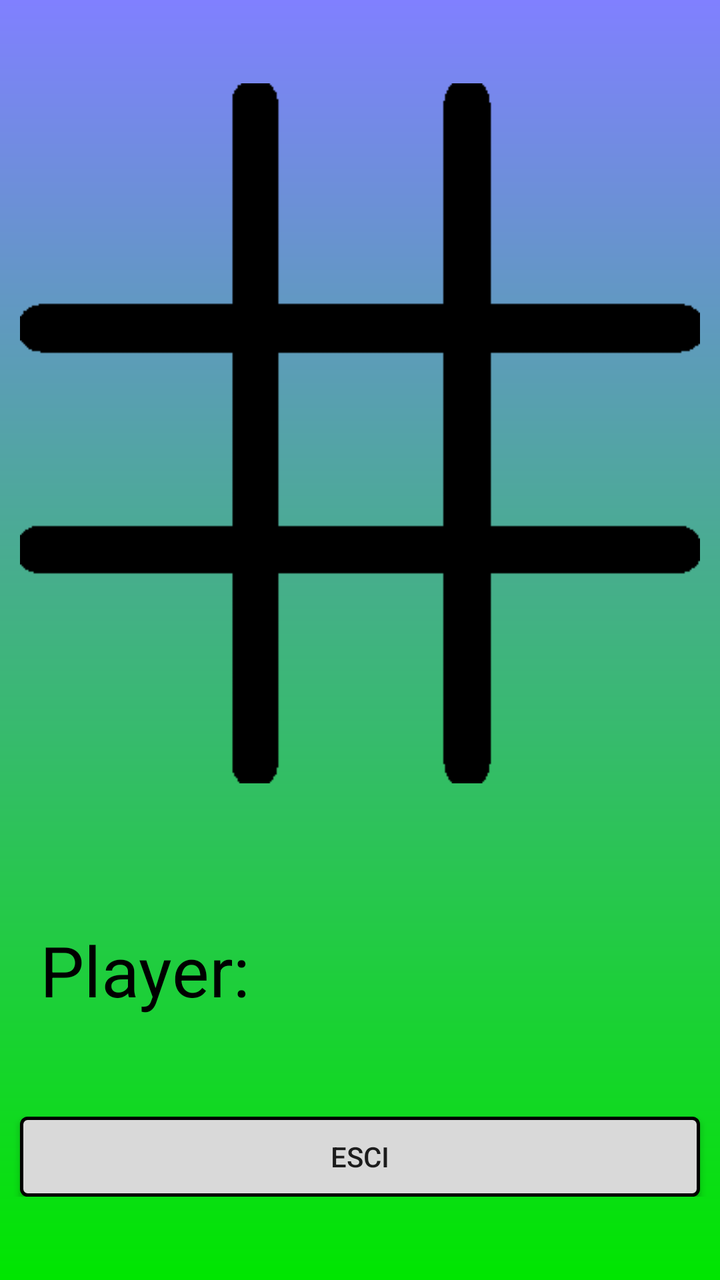
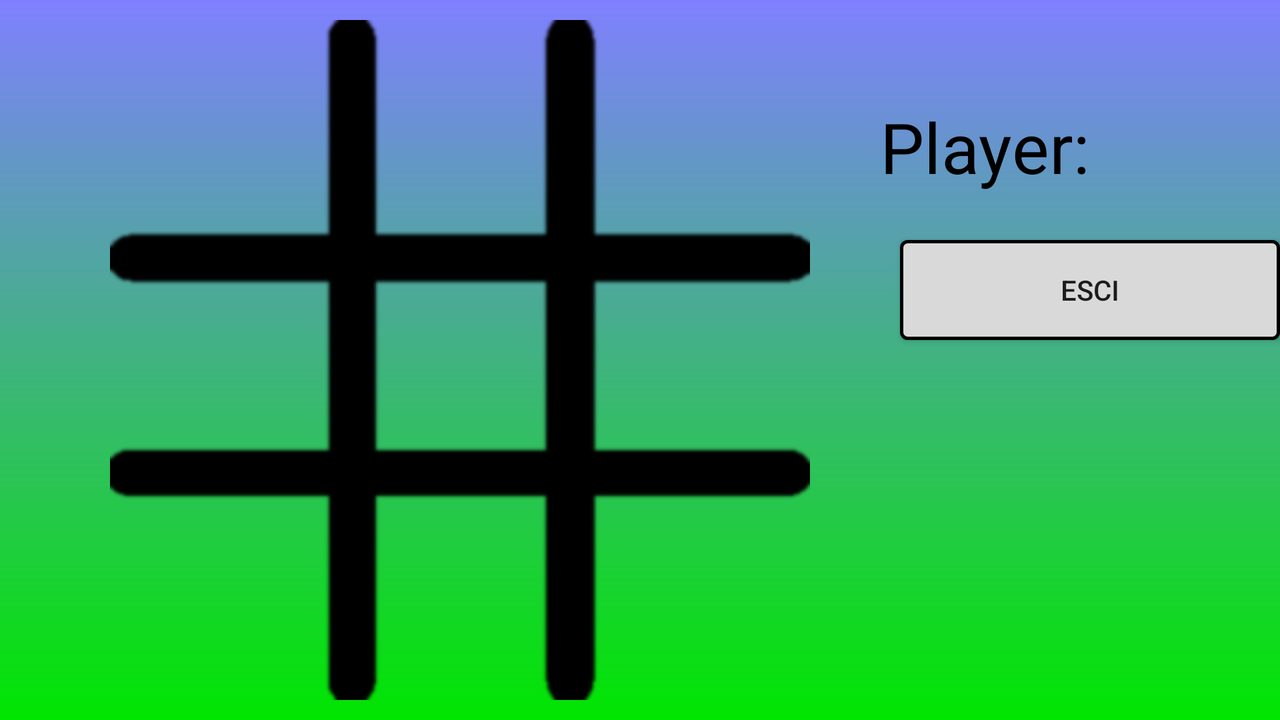

The same Android screen from two of the app's own layout files: first res/layout/ as a phone draws it, then the author's variant for another configuration, drawn on a device whose configuration selects that folder. Both files follow.
<!-- AndroidManifest.xml: application theme AppTheme.Launcher -->
<!-- res/layout/activity_gioco.xml -->
<android.support.design.widget.CoordinatorLayout xmlns:android="http://schemas.android.com/apk/res/android"
    android:layout_width="match_parent"
    android:layout_height="match_parent"
    android:background="@drawable/gradiente"
    android:orientation="vertical">
<RelativeLayout
    android:layout_width="wrap_content"
    android:layout_gravity="center"
    android:layout_height="wrap_content">
    <ImageView
        android:id="@+id/testfoto"
        android:layout_width="wrap_content"
        android:layout_height="wrap_content"
        android:layout_marginTop="400dp" />

    <GridLayout
        android:layout_width="350dp"
        android:layout_height="350dp"
        android:background="@drawable/fotoverticale"
        android:columnCount="3"
        android:layout_marginStart="10dp"
        android:layout_marginEnd="10dp"
        android:orientation="horizontal"
        android:rowCount="3">

        <Button
            android:id="@+id/Bottone1"
            android:layout_width="85dp"
            android:layout_height="85dp"
            android:layout_marginTop="15dp"
            android:layout_marginStart="15dp"
            android:background="#0000" />

        <Button
            android:id="@+id/Bottone2"
            android:layout_width="80dp"
            android:layout_height="80dp"
            android:layout_marginTop="15dp"
            android:layout_marginStart="27dp"
            android:background="#0000" />

        <Button
            android:id="@+id/Bottone3"
            android:layout_width="85dp"
            android:layout_height="85dp"
            android:layout_marginTop="15dp"
            android:background="#0000"
            android:layout_marginStart="30dp"
            />

        <Button
            android:id="@+id/Bottone4"
            android:layout_width="80dp"
            android:layout_height="80dp"
            android:layout_marginTop="38dp"
            android:layout_marginStart="23dp"
            android:background="#0000"
            />

        <Button
            android:id="@+id/Bottone5"
            android:layout_width="80dp"
            android:layout_height="80dp"
            android:layout_marginTop="38dp"
            android:layout_marginStart="28dp"
            android:background="#0000"
            />

        <Button
            android:id="@+id/Bottone6"
            android:layout_width="80dp"
            android:layout_height="80dp"
            android:layout_marginTop="38dp"
            android:layout_marginStart="30dp"
            android:background="#0000"
            />

        <Button
            android:id="@+id/Bottone7"
            android:layout_width="80dp"
            android:layout_height="80dp"
            android:layout_marginTop="30dp"
            android:layout_marginStart="23dp"
            android:background="#0000"
            />

        <Button
            android:id="@+id/Bottone8"
            android:layout_width="80dp"
            android:layout_height="80dp"
            android:layout_rowSpan="1"
            android:layout_columnSpan="1"
            android:layout_marginTop="30dp"
            android:layout_marginLeft="28dp"
            android:background="#0000"
            />

        <Button
            android:id="@+id/Bottone9"
            android:layout_width="80dp"
            android:layout_height="80dp"
            android:layout_rowSpan="1"
            android:layout_columnSpan="1"
            android:layout_marginTop="30dp"
            android:layout_marginStart="30dp"
            android:background="#0000"
            />


    </GridLayout>

    <TextView
        android:layout_width="wrap_content"
        android:layout_height="wrap_content"
        android:layout_marginTop="420dp"
        android:layout_marginLeft="20dp"
        android:text="@string/tNomeplayer"

        android:textColor="#000000"
        android:textSize="35dp" />

    <TextView
        android:id="@+id/Nomeplayersingolo"
        android:layout_width="wrap_content"
        android:layout_height="wrap_content"
        android:layout_marginStart="140dp"
        android:layout_marginTop="420dp"
        android:textColor="#000000"
        android:textSize="35dp"
        android:textStyle="bold" />
    <Button
        android:id="@+id/BottoneIndietroComputer"
        android:layout_width="fill_parent"
        android:layout_marginRight="10dp"
        android:layout_marginLeft="10dp"
        android:gravity="center"
        android:text="Esci"
        android:layout_height="40dp"
        android:layout_below="@id/Nomeplayersingolo"
        android:layout_marginTop="50dp"
        android:background="@drawable/border_button"


        />
</RelativeLayout>

</android.support.design.widget.CoordinatorLayout>
<!-- resources referenced by this layout -->
<resources>
  <!-- drawable border_button (drawable) -->
  <?xml version="1.0" encoding="utf-8"?>
  <shape xmlns:android="http://schemas.android.com/apk/res/android"
      android:shape="rectangle">
      <solid android:color="#d9d9d9"
          ></solid>
      <corners android:radius="3dp" />
      <stroke android:width="5px" android:color="#000000" />
  </shape>
  <!-- drawable fotoverticale: png bitmap (drawable, 6323 bytes) -->
  <!-- drawable gradiente (drawable) -->
  <?xml version="1.0" encoding="utf-8"?>
  <shape xmlns:android="http://schemas.android.com/apk/res/android">
      <gradient
          android:angle="90"
          android:endColor="#8080ff"
          android:startColor="#00e600"
          android:type="linear" />
  </shape>
  <string name="tNomeplayer">
      <p>Player:</p>
      </string>
  <style name="AppTheme.Launcher">
          <item name="android:windowBackground">
              @drawable/launch_screen
          </item>
      </style>
  <!-- drawable launch_screen (drawable) -->
  <?xml version="1.0" encoding="utf-8"?>
  <layer-list xmlns:android="http://schemas.android.com/apk/res/android" android:opacity="opaque">
      <item android:drawable="@color/colorSplash">
      </item>
  
      <item>
          <bitmap android:src="@drawable/splash"
              android:gravity="center"/>
      </item>
  </layer-list>
  <color name="colorSplash">#FFFFFF</color>
  <!-- drawable splash: png bitmap (drawable, 46619 bytes) -->
</resources>
<!-- res/layout-land/activity_gioco.xml (the author's variant of the layout above) -->
<!-- drawn on the phone turned sideways -->
<android.support.design.widget.CoordinatorLayout xmlns:android="http://schemas.android.com/apk/res/android"
    android:layout_width="match_parent"
    android:layout_height="match_parent"
    android:background="@drawable/gradiente"
    android:orientation="vertical">

    <RelativeLayout
        android:layout_width="wrap_content"
        android:layout_height="wrap_content"
        android:layout_marginLeft="50dp">

        <ImageView
            android:id="@+id/testfoto"
            android:layout_width="wrap_content"
            android:layout_height="wrap_content" />

        <GridLayout
            android:layout_width="350dp"
            android:layout_height="350dp"
            android:layout_marginLeft="5dp"
            android:layout_marginTop="10dp"
            android:layout_marginBottom="10dp"
            android:background="@drawable/fotoorizzontale"
            android:columnCount="3"
            android:orientation="horizontal"
            android:rowCount="3">

            <Button
                android:id="@+id/Bottone1"
                android:layout_width="80dp"
                android:layout_height="80dp"
                android:layout_rowSpan="1"
                android:layout_columnSpan="1"
                android:layout_marginStart="22dp"
                android:layout_marginTop="10dp"
                android:background="#0000" />

            <Button
                android:id="@+id/Bottone2"
                android:layout_width="80dp"
                android:layout_height="80dp"
                android:layout_rowSpan="1"
                android:layout_columnSpan="1"
                android:layout_marginStart="32dp"
                android:layout_marginTop="10dp"
                android:background="#0000" />

            <Button
                android:id="@+id/Bottone3"
                android:layout_width="80dp"
                android:layout_height="80dp"
                android:layout_rowSpan="1"
                android:layout_columnSpan="1"
                android:layout_marginStart="35dp"
                android:layout_marginTop="10dp"
                android:background="#0000" />

            <Button
                android:id="@+id/Bottone4"
                android:layout_width="80dp"
                android:layout_height="80dp"
                android:layout_rowSpan="1"
                android:layout_columnSpan="1"
                android:layout_marginStart="22dp"
                android:layout_marginTop="31dp"
                android:background="#0000" />

            <Button
                android:id="@+id/Bottone5"
                android:layout_width="80dp"
                android:layout_height="80dp"
                android:layout_rowSpan="1"
                android:layout_columnSpan="1"
                android:layout_marginStart="32dp"
                android:layout_marginTop="31dp"
                android:background="#0000" />

            <Button
                android:id="@+id/Bottone6"
                android:layout_width="80dp"
                android:layout_height="80dp"
                android:layout_rowSpan="1"
                android:layout_columnSpan="1"
                android:layout_marginStart="35dp"
                android:layout_marginTop="31dp"
                android:background="#0000" />

            <Button
                android:id="@+id/Bottone7"
                android:layout_width="80dp"
                android:layout_height="80dp"
                android:layout_rowSpan="1"
                android:layout_columnSpan="1"
                android:layout_marginStart="22dp"
                android:layout_marginTop="25dp"
                android:layout_marginBottom="15sp"
                android:background="#0000" />

            <Button
                android:id="@+id/Bottone8"
                android:layout_width="80dp"
                android:layout_height="80dp"
                android:layout_rowSpan="1"
                android:layout_columnSpan="1"
                android:layout_marginStart="32dp"
                android:layout_marginTop="25dp"
                android:background="#0000" />

            <Button
                android:id="@+id/Bottone9"
                android:layout_width="80dp"
                android:layout_height="80dp"
                android:layout_rowSpan="1"
                android:layout_columnSpan="1"
                android:layout_marginStart="35dp"
                android:layout_marginTop="25dp"
                android:background="#0000" />


        </GridLayout>

        <TextView
            android:layout_width="wrap_content"
            android:layout_height="wrap_content"
            android:layout_marginLeft="390dp"
            android:layout_marginTop="50dp"
            android:text="@string/tNomeplayer"
            android:textColor="#000000"
            android:textSize="35dp" />

        <TextView
            android:id="@+id/Nomeplayersingolo"
            android:layout_width="wrap_content"
            android:layout_height="wrap_content"
            android:layout_marginLeft="515dp"
            android:layout_marginTop="50dp"
            android:textColor="#000000"
            android:textSize="35dp"
            android:textStyle="bold" />

        <Button
            android:id="@+id/BottoneIndietroComputer"
            android:layout_width="240dp"
            android:layout_height="50dp"
            android:layout_marginStart="400dp"
            android:layout_marginTop="120dp"
            android:background="@drawable/border_button"
            android:gravity="center"
            android:text="Esci" />

    </RelativeLayout>
</android.support.design.widget.CoordinatorLayout>
<!-- resources referenced by the variant -->
<!-- as the phone turned sideways resolves them -->
<resources>
  <!-- drawable border_button (drawable) -->
  <?xml version="1.0" encoding="utf-8"?>
  <shape xmlns:android="http://schemas.android.com/apk/res/android"
      android:shape="rectangle">
      <solid android:color="#d9d9d9"
          ></solid>
      <corners android:radius="3dp" />
      <stroke android:width="5px" android:color="#000000" />
  </shape>
  <!-- drawable fotoorizzontale: png bitmap (drawable, 7719 bytes) -->
  <!-- drawable gradiente (drawable) -->
  <?xml version="1.0" encoding="utf-8"?>
  <shape xmlns:android="http://schemas.android.com/apk/res/android">
      <gradient
          android:angle="90"
          android:endColor="#8080ff"
          android:startColor="#00e600"
          android:type="linear" />
  </shape>
  <string name="tNomeplayer">
      <p>Player:</p>
      </string>
  <style name="AppTheme.Launcher">
          <item name="android:windowBackground">
              @drawable/launch_screen
          </item>
      </style>
  <!-- drawable launch_screen (drawable) -->
  <?xml version="1.0" encoding="utf-8"?>
  <layer-list xmlns:android="http://schemas.android.com/apk/res/android" android:opacity="opaque">
      <item android:drawable="@color/colorSplash">
      </item>
  
      <item>
          <bitmap android:src="@drawable/splash"
              android:gravity="center"/>
      </item>
  </layer-list>
  <color name="colorSplash">#FFFFFF</color>
  <!-- drawable splash: png bitmap (drawable, 46619 bytes) -->
</resources>
